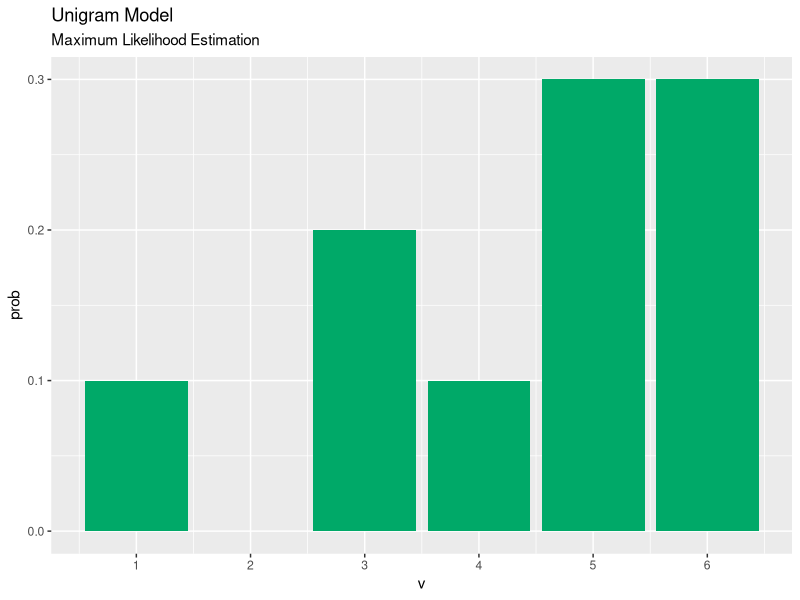
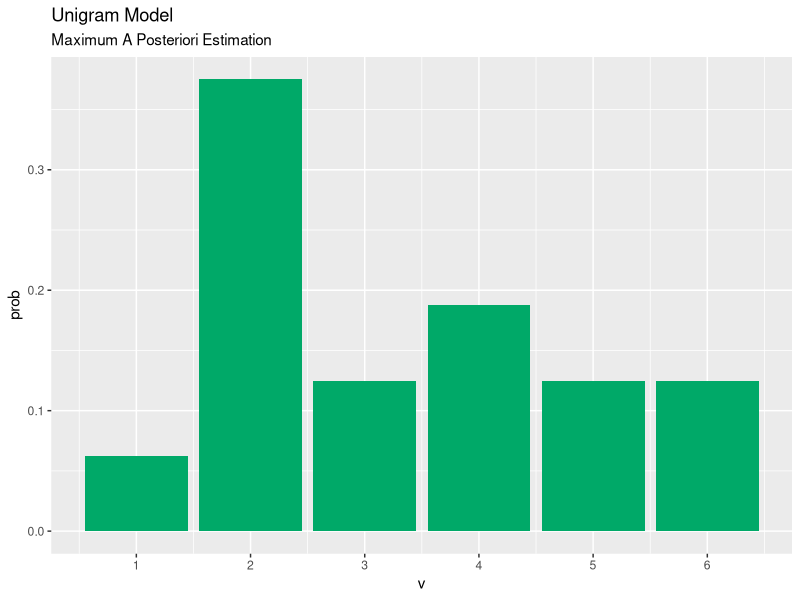
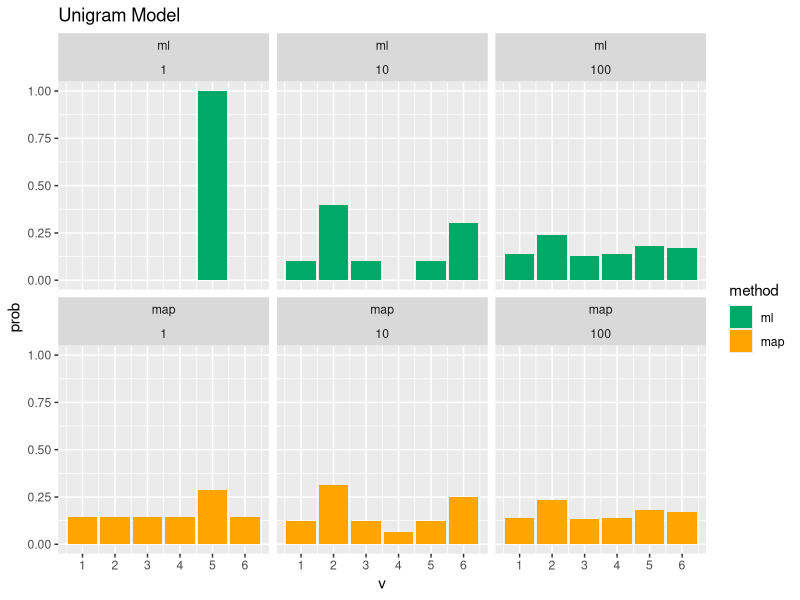
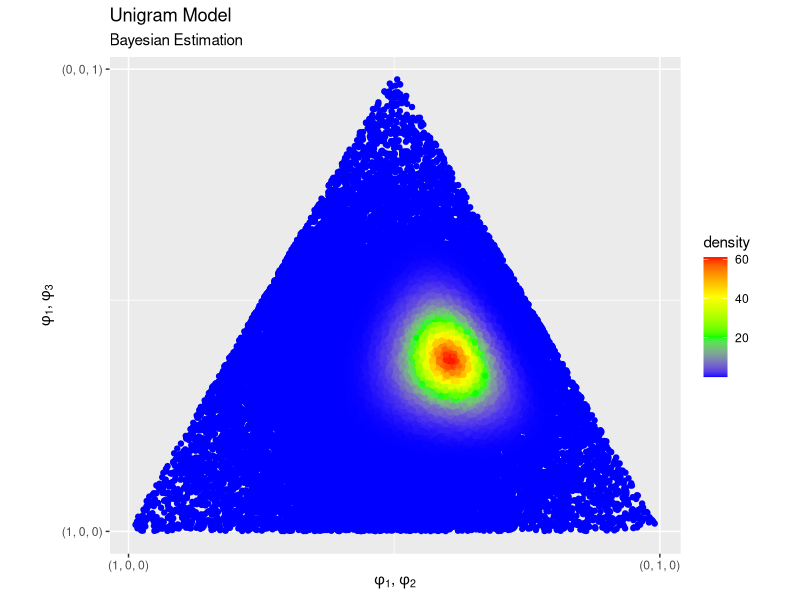
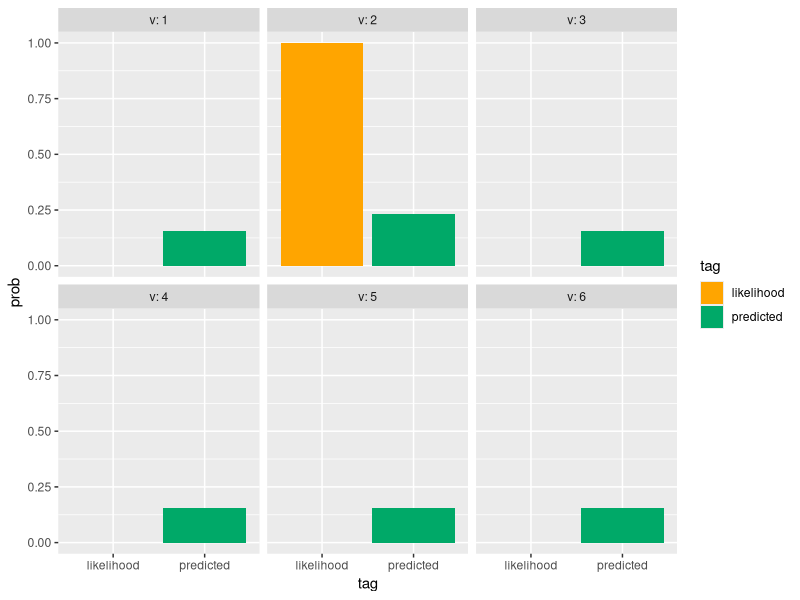
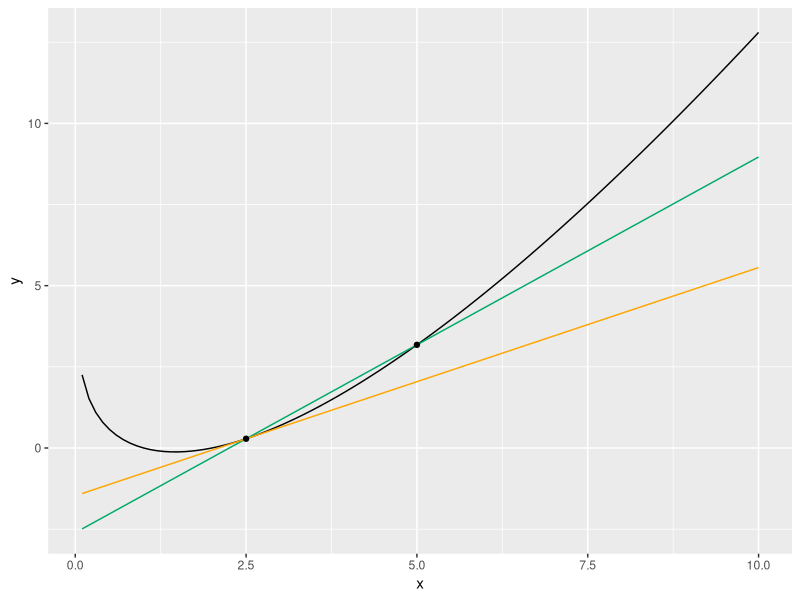

Generate these figures, in order, with R:

# ch2.3 最尤推定 ----------------------------------------------------------------

# 利用パッケージ
library(tidyverse)


# 単語数(サイコロを振る回数)を指定
N_d <- 10

# 語彙数(サイコロの目の数)を指定
V = 6

# 真の単語分布(カテゴリ分布のパラメータ)を指定
phi_turth <- rep(1, V) / V
sum(phi_turth)

# 文書を生成(サイコロを振る)
w_dn <- sample(x = 1:V, size = N_d, replace = TRUE, prob = phi_turth)
w_dn

# 各語彙の出現回数を集計
doc_df1 <- tibble(v = w_dn) %>% 
  group_by(v) %>% # 出目でグループ化
  summarise(N_v = n()) # 出目ごとにカウント

# 出ない目があったとき用の対策
doc_df2 <- tibble(v = 1:V) %>% # 1からVまでの受け皿(行)を作成
  left_join(doc_df1, by = "v") %>% # 結合
  mutate(N_v = replace_na(N_v, 0)) # NAを0に置換

# 最尤推定
ml_df <- doc_df2 %>% 
  mutate(phi_v = N_v / sum(N_v)) # 式(4.2)

# 作図
ggplot(ml_df, aes(x = v, y = phi_v)) + # データ
  geom_bar(stat = "identity", fill = "#00A968") + # 棒グラフ
  scale_x_continuous(breaks = 1:V, labels = 1:V) + # 軸目盛
  labs(title = "Unigram Model", 
       subtitle = "Maximum Likelihood Estimation", 
       y = "prob") # ラベル


# ch2.4 MAP推定 --------------------------------------------------------------

# 利用パッケージ
library(tidyverse)


# 単語数(サイコロを振る回数)を指定
N_d <- 10

# 語彙数(サイコロの目の数)を指定
V = 6

# 真の単語分布(カテゴリ分布のパラメータ)を指定
phi_turth <- rep(1, V) / V
sum(phi_turth)

# 単語分布のパラメータを指定
beta <- 2

# 文書を生成(サイコロを振る)
w_dn <- sample(x = 1:V, size = N_d, replace = TRUE, prob = phi_turth)
w_dn

# 各語彙の出現回数を集計
doc_df1 <- tibble(v = w_dn) %>% 
  group_by(v) %>% # 出目でグループ化
  summarise(N_v = n()) # 出目ごとにカウント

# 出ない目があったとき用の対策
doc_df2 <- tibble(v = 1:V) %>% # 1からVまでの受け皿(行)を作成
  left_join(doc_df1, by = "v") %>% # 結合
  mutate(N_v = replace_na(N_v, 0)) # NAを0に置換


# MAP推定
map_df <- doc_df2 %>% 
  mutate(phi_v = (N_v + beta - 1) / (sum(N_v) + (beta - 1) * V))

# 作図
ggplot(map_df, aes(x = v, y = phi_v)) + # データ
  geom_bar(stat = "identity", fill = "#00A968") + # 棒グラフ
  scale_x_continuous(breaks = 1:V, labels = 1:V) + # 軸目盛
  labs(title = "Unigram Model", 
       subtitle = "Maximum A Posteriori Estimation", 
       y = "prob") # ラベル


# 最尤推定とMAP推定の比較 -----------------------------------------------------------

# 単語数を指定
N_d_vec <- c(1, 10, 100)

# パラメータ生成
res_df <- tibble()
for(i in seq_along(N_d_vec)){
  
  # 文書を生成
  doc_df <- tibble(
    v = sample(x = 1:V, size = N_d_vec[i], replace = TRUE, prob = phi_turth) # 単語を生成
  ) %>% 
    group_by(v) %>% # 語彙ごとにグループ化
    summarise(N_v = n()) %>% # 各語彙の出現回数を集計
    right_join(
      tibble(
        v = 1:V, 
        N = as.factor(N_d_vec[i]) # 作図用のラベル
      ), 
      by = "v"
    ) %>% # 結合
    mutate(N_v = replace_na(N_v, 0)) # NAを0に置換
  
  # 推定
  tmp_df <- doc_df %>% 
    mutate(ml = N_v / sum(N_v)) %>% # 最尤推定:式(2.3)
    mutate(map = (N_v + beta - 1) / (sum(N_v) + (beta - 1) * V)) # MAP推定
  
  # 推定結果を結合
  res_df <- rbind(res_df, tmp_df)
}

# wide型データフレームをlong型に変換
res_df_long <- pivot_longer(
  res_df, 
  cols = c(ml, map), # 変換する列を指定
  names_to = "method", # 現列名を値として格納する列名
  names_ptypes = list(method = factor()), # 現列名を値とする際の型を指定
  values_to = "prob" # 現セルの値を格納する列前
)

# 作図
ggplot(res_df_long, aes(x = v, y = prob, fill = method)) + # データの設定
  geom_bar(stat = "identity") + # 棒グラフ
  facet_wrap(method ~ N, nrow = 2) + # グラフの分割
  #facet_wrap(N ~ method, ncol = 2) + # グラフの分割
  scale_x_continuous(breaks = 1:V, labels = 1:V) + # 軸目盛
  scale_fill_manual(values = c("#00A968", "Orange")) + # 塗りつぶし色
  labs(title = "Unigram Model") # ラベル
  

# ch2.5 ベイズ推定 -----------------------------------------------------------------

# 利用パッケージ
library(tidyverse)


# 単語数(サイコロを振る回数)を指定
N_d <- 64

# 語彙数(サイコロの目の数):(V=3)
V = 3

# 真の単語分布(カテゴリ分布のパラメータ)を指定
phi_turth <- rep(1, V) / V
sum(phi_turth)

# 単語分布のパラメータを指定
beta <- 2

# 文書を生成(サイコロを振る)
w_dn <- sample(x = 1:V, size = N_d, replace = TRUE, prob = phi_turth)
w_dn

# 各語彙の出現回数を集計
doc_df1 <- tibble(v = w_dn) %>% 
  group_by(v) %>% # 出目でグループ化
  summarise(N_v = n()) # 出目ごとにカウント

# 出ない目があったとき用の対策
doc_df2 <- tibble(v = 1:V) %>% # 1からVまでの受け皿(行)を作成
  left_join(doc_df1, by = "v") %>% # 結合
  mutate(N_v = replace_na(N_v, 0)) # NAを0に置換


# 値をランダムに生成
phi_mat <- seq(0.001, 1, 0.001) %>% 
  sample(size = 120000, replace = TRUE) %>% 
  matrix(ncol = 3)

# 正規化
phi_mat <- phi_mat / rowSums(phi_mat)

# ベイズ推定
bayes_df <- tibble(
  x = phi_mat[, 2] + (phi_mat[, 3] / 2), # 三角座標に変換
  y = sqrt(3) * (phi_mat[, 3] / 2), # 三角座標に変換
  nmlz_term = lgamma(sum(doc_df2[["N_v"]]) + beta * V) - sum(lgamma(doc_df2[["N_v"]] + beta)), # 
  density = exp(nmlz_term + colSums((doc_df2[["N_v"]] + beta - 1) * log(t(phi_mat)))) # 正規化項
)

# 作図
ggplot(bayes_df, aes(x = x, y = y, color = density)) + # データ
  geom_point() + # 散布図
  scale_color_gradientn(colors = c("blue", "green", "yellow", "red")) +  # 色
  scale_x_continuous(breaks = c(0, 1), labels = c("(1, 0, 0)", "(0, 1, 0)")) + # x軸目盛
  scale_y_continuous(breaks = c(0, 0.87), labels = c("(1, 0, 0)", "(0, 0, 1)")) + # y軸目盛
  coord_fixed(ratio = 1) + # 縦横の比率
  labs(title = "Unigram Model", 
       subtitle = "Bayesian Estimation", 
       x = expression(paste(phi[1], ", ", phi[2], sep = "")), 
       y = expression(paste(phi[1], ", ", phi[3], sep = ""))) # ラベル


# chapter2.6 --------------------------------------------------------------

# 利用パッケージ
library(tidyverse)

# パラメータの指定
beta  <- 2 # 任意の値を指定する
shake <- 1 # 任意の試行回数の指定

# 語彙インデックス：v
v <- 1:6

# サイコロを振る
shake_result1 <- data.frame(w_dn = sample(x = v, size = shake, replace = TRUE)) %>% 
                 group_by(w_dn) %>%   # 出目でグループ化
                 summarise(N_v = n()) # 出目ごとにカウント

# 出ない目があったとき用の対策
shake_result2 <- left_join(data.frame(w_dn = v), shake_result1, by = "w_dn")
shake_result2$N_v[is.na(shake_result2$N_v)] <- 0 # NAを0に置換

# 総単語数：N
N <- sum(shake_result2$N_v)

# 総語彙数：V
V <- length(v)

# ベイズ予測
p_w <- (shake_result2$N_v + beta) / (N + beta * V)

# 作図用のdfを作成
bpd_result <- data.frame(v = v, 
                         likelihood = shake_result2$N_v / N, 
                         predicted = p_w)
bpd_long <- gather(bpd_result, key = "tag", value = "prob", -v)

# 描画
ggplot(data = bpd_long, mapping = aes(x = tag, y = prob, fill = tag)) + # データの指定
  geom_bar(stat = "identity", position = "dodge") +    # 棒グラフ
  ylim(c(0, 1)) +                                      # y軸の最小値・最大値
  scale_fill_manual(values = c("Orange", "#00A968")) + # 色
  facet_wrap( ~ v, labeller = label_both)              # グラフの分割



# chapter2.7 --------------------------------------------------------------

#### 不動点反復法####

# 利用パッケージ
library(tidyverse)


# 対数をとったガンマ関数の曲線
log_Gamma <- tibble(x_logGamma = seq(0.1, 10, 0.1),  # 作図用連続値：x
                    y_logGamma = lgamma(x_logGamma))

# 曲線上の2点
x_points <- c(2.5, 5)        # 曲線上の2点を指定する：x
y_points <- lgamma(x_points) # 曲線上の2点を指定する：y
points <- data.frame(x = x_points, y = y_points)

# 曲線上の2点を結ぶ直線
a_line <- (lgamma(x_points[2]) - lgamma(x_points[1])) / (x_points[2] - x_points[1]) # 傾き：a
b_line <- y_points[1] - a_line * x_points[1]                                        # 切片：b
straight_line <- tibble(x_line = seq(0.1, 10, 0.1),        # 作図用連続値：x
                        y_line = a_line * x_line + b_line)

# 曲線上の点1を通る接線
b_tangent <- y_points[1] - digamma(x_points[1]) * x_points[1] # 切片：b
tangent <- tibble(x_tangent = seq(0.1, 10, 0.1),              # 作図用連続値：x
                  y_tangent = digamma(x_points[1]) * x_tangent + b_tangent)

# 描画
ggplot() + 
  geom_line(data = log_Gamma, mapping = aes(x = x_logGamma, 
                                            y = y_logGamma)) + # 曲線
  geom_line(data = straight_line, mapping = aes(x = x_line, 
                                                y = y_line), color = "#00A968") + # 直線
  geom_line(data = tangent, mapping = aes(x = x_tangent, 
                                          y = y_tangent), color = "Orange") + # 接線
  geom_point(data = points, mapping = aes(x = x, y = y)) + 
  labs(x = "x", y = "y") # ラベル

